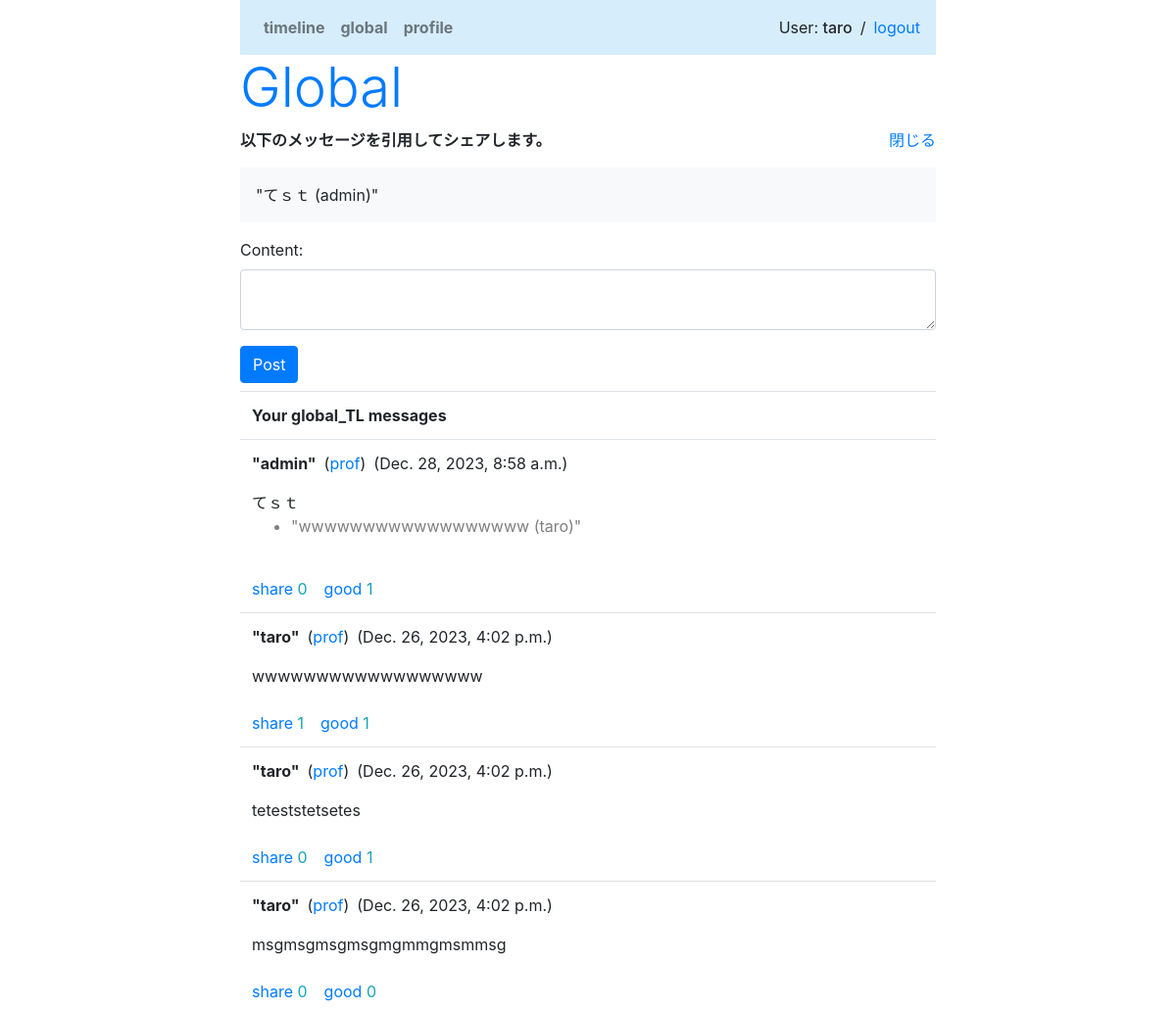
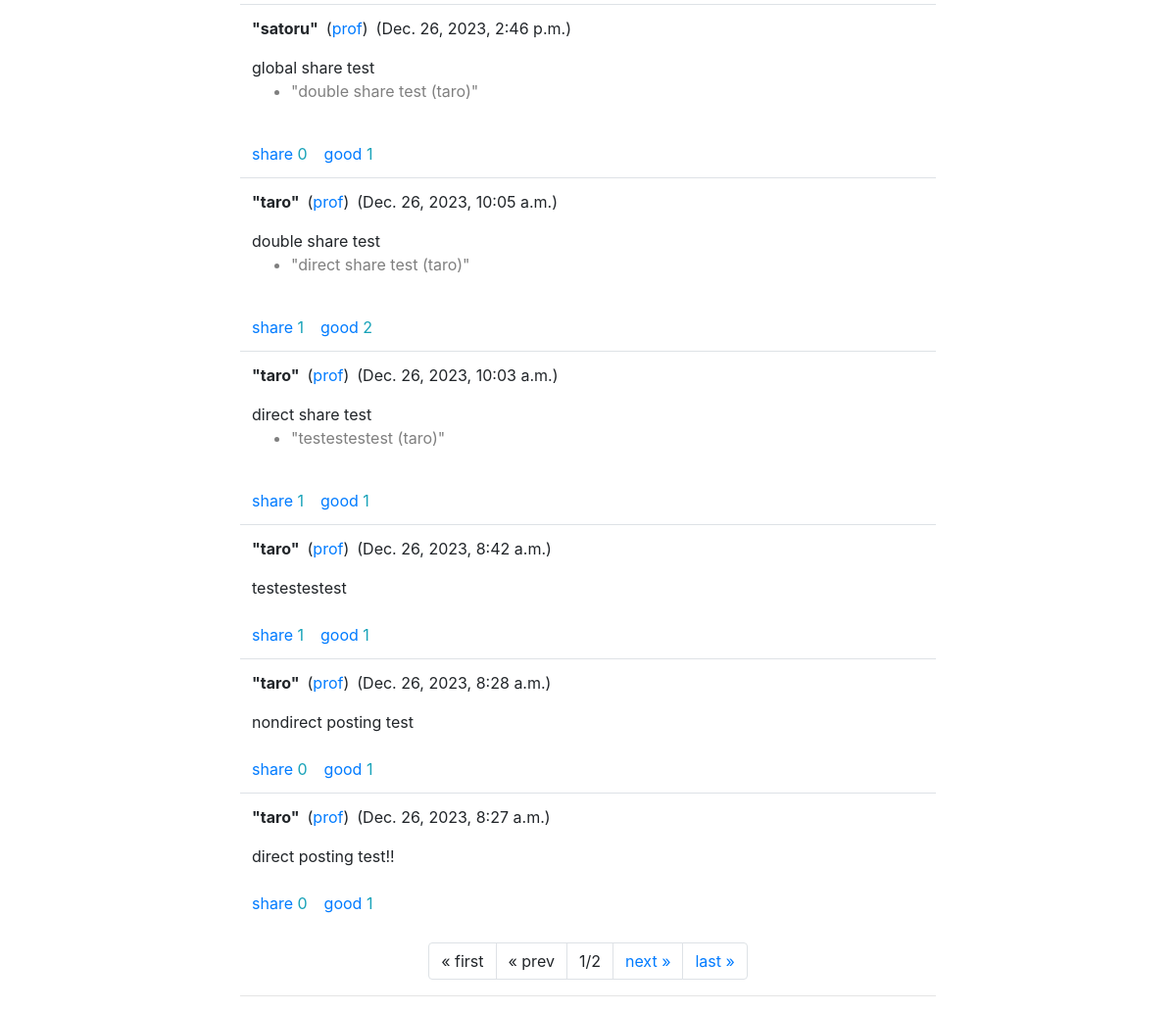
/sns/global_TL/share/19/ (signed in), run on the app's committed database (2 pictures, top to bottom).
### sns/models.py (models this page shows)
class Message(models.Model):
    owner = models.ForeignKey(User, on_delete=models.CASCADE, related_name='message_owner')
    content = models.TextField(max_length=1000)
    share_id = models.IntegerField(default=0)   # share先のid。デフォルトは自分。
    good_count = models.IntegerField(default=0)
    share_count = models.IntegerField(default=0)
    pub_date = models.DateTimeField(auto_now_add=True)
    def __str__(self):
        return str(self.content) + ' (' + str(self.owner) + ')'
    def get_share(self):
        return Message.objects.get(id=self.share_id)
    class Meta:
        ordering = ('-pub_date',)

### sns/views.py (the view)
# urls.py: path('global_TL/share/', views.share_global_TL, name='share_global_TL'),
@login_required(login_url='/admin/login/')
def share_global_TL(request, share_id, page=1):
    share = Message.objects.get(id=share_id)
    if request.method == 'POST':
        content = request.POST['content']
        msg = Message()
        msg.owner = request.user
        msg.content = content
        msg.share_id = share.id
        msg.save()
        share_msg = msg.get_share()
        share_msg.share_count += 1
        share_msg.save()
        messages.success(request, '新しいメッセージを投稿しました！')
        return redirect(to='/sns/global_TL')
    else:
        form = MyPostForm()
    page_num = 10 #ページあたりの表示数
    allmessages = Message.objects.all()
    page_item = Paginator(allmessages, page_num)
    tl_messages = page_item.get_page(page)
    params = {
        'login_user':request.user,
        'contents':tl_messages,
        'form':form,
        'share':share,
    }
    return render(request, 'sns/share_global_TL.html', params)

### sns/forms.py
class MyPostForm(forms.Form):
    content = forms.CharField(max_length=500, \
        widget=forms.Textarea(attrs={'class':'form-control', 'rows':2}))

### sns/templates/sns/share_global_TL.html (shortened to what this page needs)
{% extends 'sns/layout.html' %}
{% block header %}
<h2 class="display-4 text-primary">Global</h2>
{% endblock %}
{% block content %}
<p><b>以下のメッセージを引用してシェアします。</b><span class="float-right"><a
    href="{% url 'global_TL' %}{{contents.number}}">閉じる</a></span></p>
<p class="bg-light p-3">
    "{{share.content}} ({{share.owner}})"</p>
<form action="{% url 'share_global_TL' share.id %}" method="post">
    {{form.as_p}}
    <button class="btn btn-primary">Post</button>
</form>
<table class="table mt-2">
    <tr><th>Your global_TL messages</th></tr>
{% for item in contents %}
    <tr><td>
    <p><b>"{{item.owner}}"</b>&ensp;(<a href="{% url 'profile' %}{{item.owner.id}}">prof</a>)&ensp;({{item.pub_date}})</p>
    <p class="my-0">
        {{item.content}}</p>
    {% if item.share_id > 0 %}
    <ul><li class="text-black-50">"{{item.get_share}}"</li></ul>
    {% endif %}
    <br>
    <span class="float-left text-info">
        <a href="{% url 'share_global_TL' item.id %}">share</a> {{item.share_count}} &ensp; <a href="{% url 'good' item.id %}">good</a> {{item.good_count}}
    </span>
</td></tr>
{% endfor %}
</table>
<ul class="pagination justify-content-center">
    {% if contents.has_previous %}
    <li class="page-item">
        <a class="page-link" href="{% url 'share_global_TL' share.id %}">
            &laquo; first</a>
    </li>
    <li class="page-item">
        <a class="page-link"
        href="{% url 'share_global_TL' share.id %}{{contents.previous_page_number}}">
            &laquo; prev</a>
    </li>
    {% else %}
    <li class="page-item">
        <a class="page-link">&laquo; first</a>
    </li>
    <li class="page-item">
        <a class="page-link">&laquo; prev</a>
    </li>
    {% endif %}
    <li class="page-item">
        <a class="page-link">
        {{contents.number}}/{{contents.paginator.num_pages}}</a>
    </li>
    {% if contents.has_next %}
    <li class="page-item">
        <a class="page-link"
        href="{% url 'share_global_TL' share.id %}{{contents.next_page_number}}">
            next &raquo;</a>
    </li>
    <li class="page-item">
        <a class="page-link"
        href="{% url 'share_global_TL' share.id %}{{contents.paginator.num_pages}}">
            last &raquo;</a>
    </li>
    {% endif %}
</ul>
{% endblock %}

### sns/templates/sns/layout.html (shortened to what this page needs)
{% load static %}
<!doctype html>
<html lang="ja">
<head>
    <link rel="stylesheet" href="https://stackpath.bootstrapcdn.com/bootstrap/4.3.1/css/bootstrap.min.css"/>
</head>
<body class="container">
    <div class="col-8 offset-2">
    <nav class="navbar navbar-expand navbar-light" style="background-color:rgb(214, 237, 251);">
    <ul class="navbar-nav mr-auto" >
        <li class="nav-item">
            <b><a class="nav-link" href="{% url 'timeline' %}">timeline</a></b>
        </li>
        <li class="nav-item">
            <b><a class="nav-link" href="{% url 'global_TL' %}">global</a></b>
        </li>
        <li class="nav-item">
            <b><a class="nav-link" href="{% url 'profile' %}{{login_user.id}}">profile</a></b>
        </li>
    </ul>
    <span> User: <span class="h6">{{login_user}}</span> </span>&ensp;/<span>
        <a href="/admin/logout?next=/sns/"> &ensp;logout </a></span>
    </nav>
    <div>{% block header %}{% endblock %}</div>
    <div class="content">{% block content %}{% endblock %}</div>
    <hr>
    </div>
</body>
</html>

### data on the page
Message: content "てｓｔ", owner "admin", pub_date "Dec. 28, 2023, 8:58 a.m.", get_share "wwwwwwwwwwwwwwwwww (taro)", share_count "0", good_count "1"
Message: owner "taro", pub_date "Dec. 26, 2023, 4:02 p.m.", content "wwwwwwwwwwwwwwwwww", share_count "1", good_count "1"
Message: owner "taro", pub_date "Dec. 26, 2023, 4:02 p.m.", content "teteststetsetes", share_count "0", good_count "1"
Message: owner "taro", pub_date "Dec. 26, 2023, 4:02 p.m.", content "msgmsgmsgmsgmgmmgmsmmsg", share_count "0", good_count "0"
Message: owner "satoru", pub_date "Dec. 26, 2023, 2:46 p.m.", content "global share test", get_share "double share test (taro)", share_count "0", good_count "1"
Message: owner "taro", pub_date "Dec. 26, 2023, 10:05 a.m.", content "double share test", get_share "direct share test (taro)", share_count "1", good_count "2"
Message: owner "taro", pub_date "Dec. 26, 2023, 10:03 a.m.", content "direct share test", get_share "testestestest (taro)", share_count "1", good_count "1"
Message: owner "taro", pub_date "Dec. 26, 2023, 8:42 a.m.", content "testestestest", share_count "1", good_count "1"
Message: owner "taro", pub_date "Dec. 26, 2023, 8:28 a.m.", content "nondirect posting test", share_count "0", good_count "1"
Message: owner "taro", pub_date "Dec. 26, 2023, 8:27 a.m.", content "direct posting test!!", share_count "0", good_count "1"

### other printed values
{{ login_user }} "taro"
{{ contents.number }} "1"
{{ contents.paginator.num_pages }} "2"
